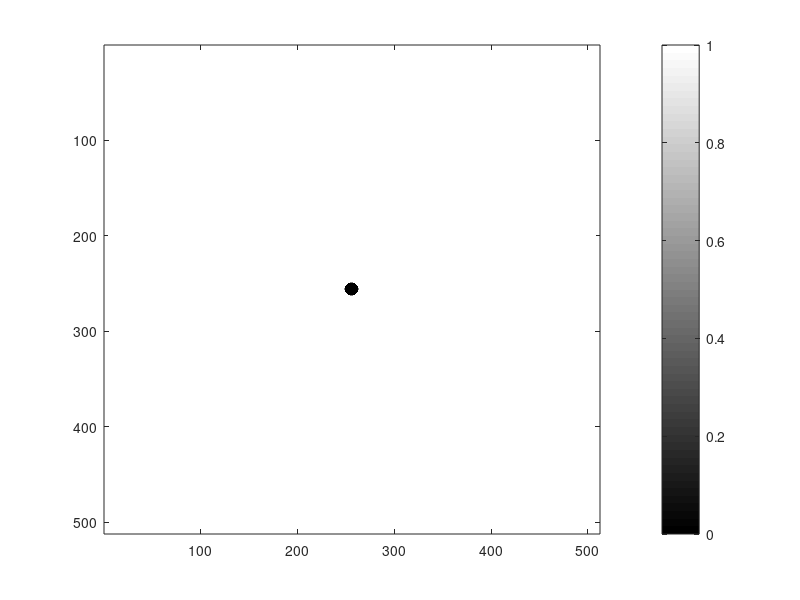
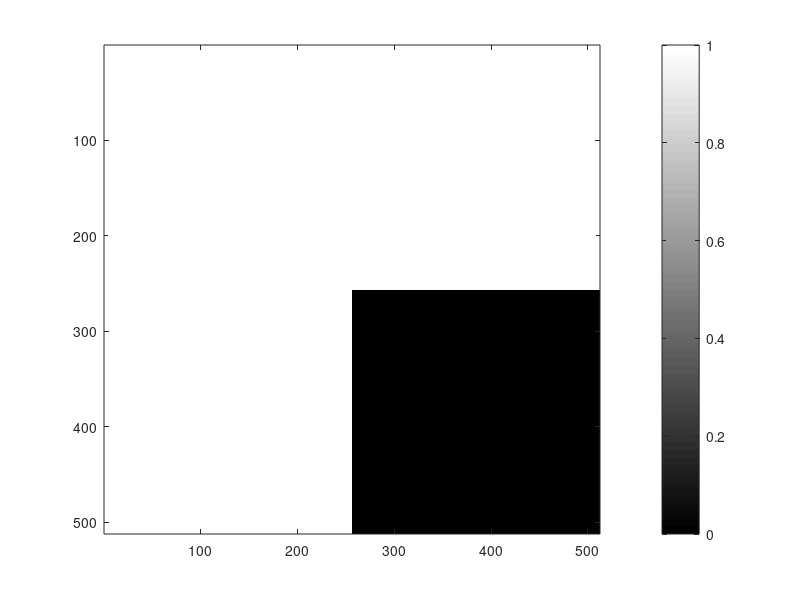

Source code (MATLAB) for these figures, in order: (Note: this script raises an error after producing the figures.)
%% Create a PSF from a 20um diameter Particle with magnification of 4x

tic
sizeM=512;
mask0=ones(sizeM);
titlepos=[sizeM/2 sizeM/10];
lambda = 632.8E-9;
refractindex = 1.33;
ps = 5.5E-6;
mag = 4;
Z=linspace(-5E-3,5E-3,501);


circ = getnhood(strel('disk', 7, 0));
circ20um=double(circ);
circ20um(7:9,1)=0.5;
circ20um(7:9,15)=0.5;
circ20um(1,7:9)=0.5;
circ20um(15,7:9)=0.5;
circ20um=1-circ20um;
Ein=mask0;
Ein(sizeM/2-7:sizeM/2+7,sizeM/2-7:sizeM/2+7)=circ20um;

% upper left quad
region=round(sizeM*50/100);
mask0(1:region,1:region)=0;
mask0=flipud(fliplr(mask0));

figure(801)
imagesc(Ein); colorbar; colormap gray;
handle=title('Ein'); set(handle,'Position',[titlepos(1),titlepos(2)]);

figure(802)
imagesc(mask0); colorbar; colormap gray;
handle=title('MASK'); set(handle,'Position',[titlepos(1),titlepos(2)]);

[Eout]=propagate(Ein,lambda/refractindex,Z,ps/mag,'mask',mask0,'cpu');
% psf=(fftshift(fft2(H)));
Holo = (1+2*real(Eout)+abs(Eout).^2);

figure(803); imagesc(Holo(:,:,1),[0 max(Holo(:))]); colorbar; colormap gray;
handle=title(['Engineered Hologram @ Z = ',num2str(1000*Z(1)),'mm']); set(handle,'Position',[titlepos(1),titlepos(2)]);
figure(804); imagesc(Holo(:,:,6),[0 max(Holo(:))]); colorbar; colormap gray;
handle=title(['Engineered Hologram @ Z = ',num2str(1000*Z(6)),'mm']); set(handle,'Position',[titlepos(1),titlepos(2)]);
figure(805); imagesc(Holo(:,:,end),[0 max(Holo(:))]); colorbar; colormap gray;
handle=title(['Engineered Hologram @ Z = ',num2str(1000*Z(end)),'mm']); set(handle,'Position',[titlepos(1),titlepos(2)]);

toc
